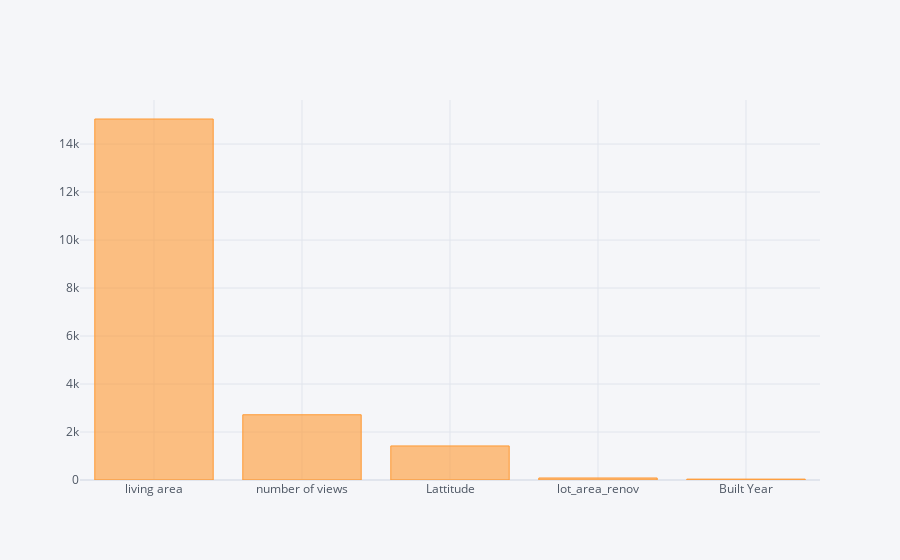

Notebook code for this chart:
### Code cell
pd.DataFrame(zip(best,sk.scores_),columns=['var','score']).set_index('var').sort_values(by='score',
                                ascending=False).iplot(kind='bar',color='orange')

### Figure 1 — Plotly figure (JSON) as saved in the notebook; plotly's stock layout.template omitted (floating-point values rounded to 4 significant figures)
{"data": [{"marker": {"color": "rgba(255, 153, 51, 0.6)", "line": {"color": "rgba(255, 153, 51, 1.0)", "width": 1}}, "name": "score", "orientation": "v", "text": "", "type": "bar", "x": ["living area", "number of views", "Lattitude", "lot_area_renov", "Built Year"], "y": [15040.0, 2718.0, 1419.0, 83.88, 37.09]}], "layout": {"legend": {"bgcolor": "#F5F6F9", "font": {"color": "#4D5663"}}, "paper_bgcolor": "#F5F6F9", "plot_bgcolor": "#F5F6F9", "title": {"font": {"color": "#4D5663"}}, "xaxis": {"gridcolor": "#E1E5ED", "showgrid": true, "tickfont": {"color": "#4D5663"}, "title": {"font": {"color": "#4D5663"}, "text": ""}, "zerolinecolor": "#E1E5ED"}, "yaxis": {"gridcolor": "#E1E5ED", "showgrid": true, "tickfont": {"color": "#4D5663"}, "title": {"font": {"color": "#4D5663"}, "text": ""}, "zerolinecolor": "#E1E5ED"}}}
